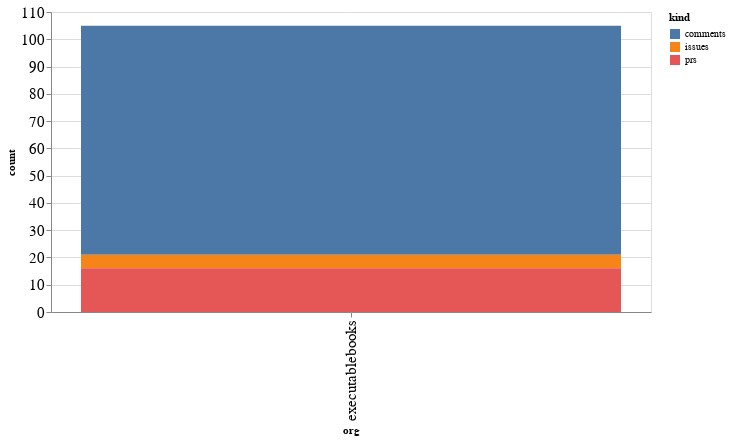

Here is the notebook cell this chart was saved with:
### Code cell
alt.Chart(org_summaries, width=600).mark_bar().encode(
    x='org',
    y='count',
    color='kind',
    tooltip="org"
)

### Figure 1 — Vega-Lite specification as saved in the notebook (floating-point values rounded to 4 significant figures)
{"config": {"axisLeft": {"labelFontSize": 15}, "axisBottom": {"labelFontSize": 15}}, "data": {"name": "data-4fdd60f9a38e7736e8708936d9a4d600"}, "mark": "bar", "encoding": {"color": {"type": "nominal", "field": "kind"}, "tooltip": {"type": "nominal", "field": "org"}, "x": {"type": "nominal", "field": "org"}, "y": {"type": "quantitative", "field": "count"}}, "width": 600, "$schema": "https://vega.github.io/schema/vega-lite/v4.8.1.json", "datasets": {"data-4fdd60f9a38e7736e8708936d9a4d600": [{"org": "executablebooks", "kind": "comments", "count": 84}, {"org": "executablebooks", "kind": "issues", "count": 5}, {"org": "executablebooks", "kind": "prs", "count": 16}]}}
